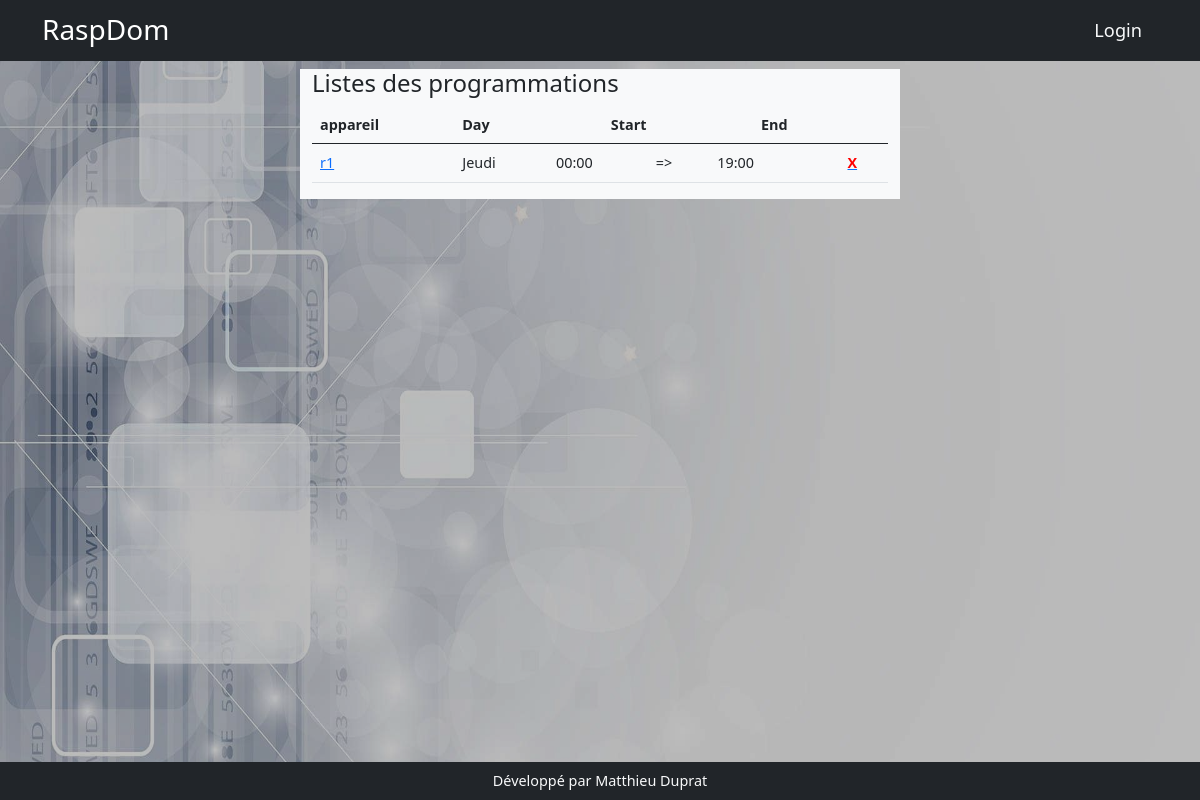
Page /programmations on the earlier database version.
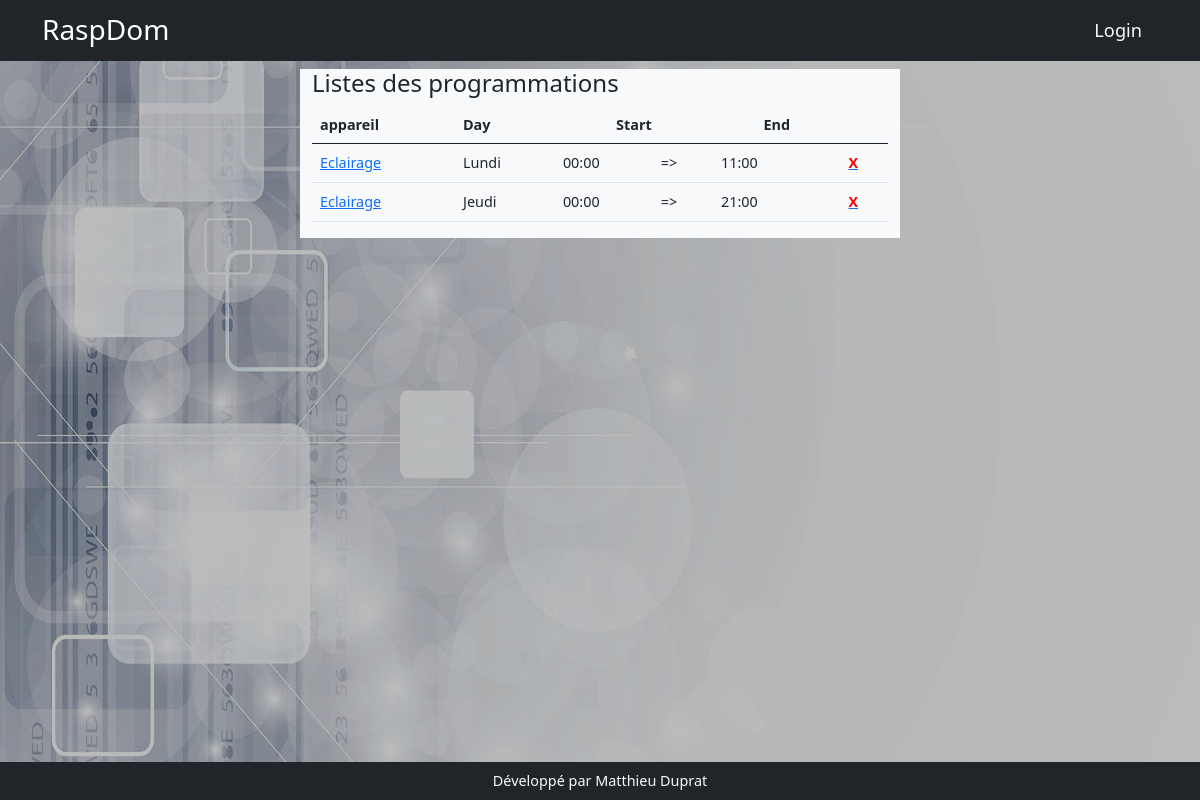
Same page on the later database version.
### models.py (models this page shows, shortened)
class Programmation(db.Model):
    id = db.Column(db.Integer, primary_key=True)
    start = db.Column(db.Integer)
    start_min = db.Column(db.Integer)
    end = db.Column(db.Integer)
    end_min = db.Column(db.Integer)
    day = db.Column(db.Integer)
    appareil = db.Column(db.Integer, db.ForeignKey('appareil.id'), nullable=True)

class Appareil(db.Model):
    id = db.Column(db.Integer, primary_key=True)
    nom = db.Column(db.String(200))
    description = db.Column(db.String(200))
    categorieappareil = db.Column(db.String(200), nullable=True)
    sortie = db.Column(db.String(200), nullable=True)
    image = db.Column(db.String(200), nullable=True)
    gpios = db.relationship('Gpio', backref='appareil', lazy=True)
    order_gpio = db.Column(db.String(200))
    nbre_gpio = db.Column(db.Integer)
    programmations = db.relationship('Programmation', backref='appareil_programmation', lazy=True)
    mode_de_marche = db.relationship('ModeDeMarche',  uselist=False,  backref='appareil_mode_de_marche', lazy=True)
    auto = db.relationship('Auto', uselist=False, backref='appareil_auto', lazy=True)
    sonde_id = db.Column(db.Integer, db.ForeignKey('sonde.id'))
    sonde = db.relationship('Sonde', uselist=False, backref='appareil_sonde', lazy=True)
    manuel = db.relationship('Manuel', uselist=False, backref='appareil_ordre', lazy=True)
    label = db.Column(db.String(250))
    sonde_actived = db.Column(db.Boolean,default=False, nullable=False)
    min = db.Column(db.Float(),default=17.0)
    max = db.Column(db.Float(),default=19.0)
    mf = db.relationship('Mf',  cascade="delete",uselist=False, backref='app_mf', lazy=True)

### app.py (the view)
@app.route('/programmations')
def liste_programmations():
    programmations = Programmation.query.order_by('appareil', 'day').all()
    return render_template('programmation/programmations.html', programmations=programmations)

### templates/programmation/programmations.html
{% extends 'base.html' %}
{% set days = ['Lundi','Mardi','Mercredi','Jeudi','Vendredi','Samedi','Dimanche'] %}
{% block content %}
<div class="row">
    <div class="col-md-6 mx-auto  bg-light">
        <h4>Listes des programmations</h4>
        <table class="table">
            <thead>
                <tr>
                    <th>appareil</th>
                    <th>Day</th>
                    <th colspan="2" class="text-center">Start</th>
                    <th colspan="2" class="text-center">End</th>
                    <th></th>
                </tr>
            </thead>
            <tbody>{% for programmation in programmations %}
                <tr>
                    <td><a href="{{url_for('edit_programmation', programmation_id=programmation.id)}}">{{programmation.appareil_programmation.nom}}</a></td>
                    <td>{{ days[programmation.day-1]}}</td>
                    <td>{{'%02d' % programmation.start}}:{{'%02d' % programmation.start_min}}</td>
                    <td> =></td>
                    <td>{{'%02d' % programmation.end}}:{{'%02d' % programmation.end_min}}</td>
                    <td></td>
                    <td><a href="{{url_for('delete_programmation', programmation_id=programmation.id)}}"><b style="color:red">X</b></a></td>
                </tr>{% endfor %}
            </tbody>
        </table>
    </div>
</div>
{% endblock %}

### templates/base.html (shortened to what this page needs)
<!DOCTYPE html>
<html lang="fr">
    <head>
        <link href="{{ url_for('static', filename='css/styles.css') }}" rel="stylesheet" />
    </head>
    <body>
    <img id="img-bck" src="{{ url_for('static', filename='assets/domo.jpg') }}">
        <nav class="navbar navbar-expand-lg navbar-dark bg-dark">
            <div class="container">
                <a class="navbar-brand" href="{{url_for('index')}}">
          <span class="h3">RaspDom</span></a>
                {% if not current_user.is_authenticated %}
                <div class="nav-item text-light active" style="font-size:1.3rem" >
                    <small><a class="nav-link text-light active" aria-current="page" href="{{url_for('login')}}">Login</a></small>
                </div>
                {% endif %}
            </div>
        </nav>
        <div class="container-fluid pt-2" style="max-height:84vh; overflow:auto">
            {% block content %}
            {% endblock %}
        </div>
        <div class="bg-dark text-light text-center py-2" style="position:absolute; width:100%; bottom:0px">
            Développé par Matthieu Duprat
        </div>
    </body>
</html>

Differences in the rows shown:
changed Programmation: appareil_programmation.nom "r1" → "Eclairage"; day "Jeudi" → "Lundi"; end "19" → "11"
added Programmation: appareil_programmation.nom "Eclairage", day "Jeudi", start "00", start_min "00", end "21", end_min "00"
